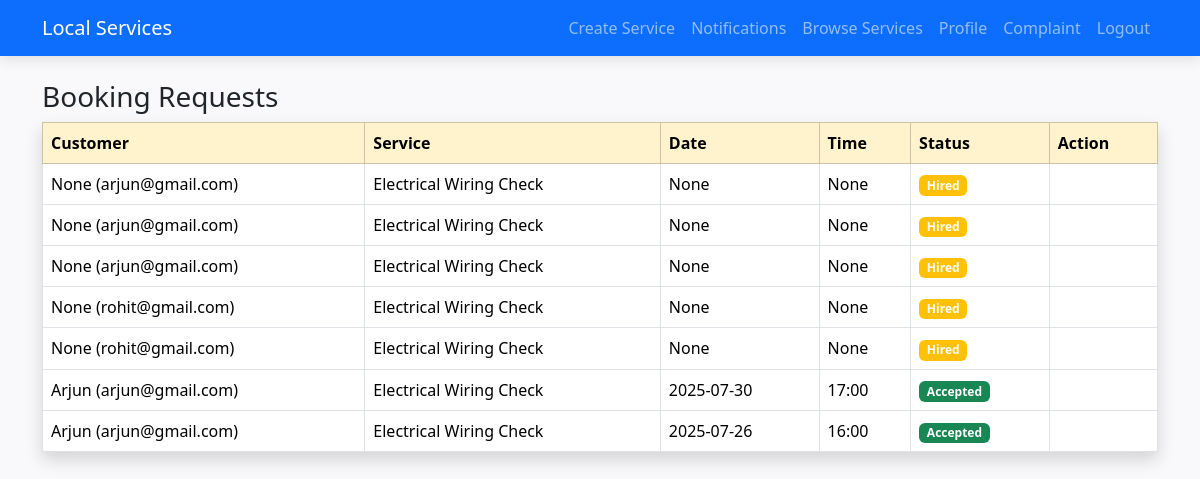
The app's page /provider/notifications (signed in) with its own data.
### app.py (models this page shows, shortened)
class Booking(db.Model):
    id = db.Column(db.Integer, primary_key=True)
    customer_id = db.Column(db.Integer, db.ForeignKey('user.id'), nullable=False)
    provider_id = db.Column(db.Integer, db.ForeignKey('user.id'), nullable=False)
    service_id = db.Column(db.Integer, db.ForeignKey('service.id'), nullable=False)
    customer_name = db.Column(db.String(100))
    age = db.Column(db.Integer)
    gender = db.Column(db.String(20))
    address = db.Column(db.String(200))
    date = db.Column(db.String(50))
    time = db.Column(db.String(50))
    payment_method = db.Column(db.String(20))
    rating = db.Column(db.Integer, default=0)
    status = db.Column(db.String(20), default="Pending")
    timestamp = db.Column(db.DateTime, default=datetime.utcnow)
    service = db.relationship('Service', backref='bookings', lazy=True)
    customer = db.relationship('User', foreign_keys=[customer_id], backref='customer_bookings', lazy=True)
    provider = db.relationship('User', foreign_keys=[provider_id], backref='provider_bookings', lazy=True)

class User(UserMixin, db.Model):
    id = db.Column(db.Integer, primary_key=True)
    username = db.Column(db.String(150), nullable=False, unique=True)
    email = db.Column(db.String(150), nullable=False, unique=True)
    password = db.Column(db.String(150), nullable=False)
    role = db.Column(db.String(50), nullable=False, default='customer')  # customer/provider/admin
    location = db.Column(db.String(100))

class Service(db.Model):
    id = db.Column(db.Integer, primary_key=True)
    provider_id = db.Column(db.Integer, db.ForeignKey('user.id'), nullable=False)
    name = db.Column(db.String(100), nullable=False)
    description = db.Column(db.Text, nullable=False)
    price = db.Column(db.Float, nullable=False)
    location = db.Column(db.String(100), nullable=False)
    is_available = db.Column(db.Boolean, default=True)
    provider = db.relationship('User', backref='services')

### app.py (the view)
@app.route('/provider/notifications')
@login_required
def provider_notifications():
    if current_user.role != "provider":
        flash("Access Denied", "danger")
        return redirect(url_for('index'))
    bookings = Booking.query.filter_by(provider_id=current_user.id).order_by(Booking.timestamp.desc()).all()
    return render_template('provider_notifications.html', bookings=bookings)

### app.py (called while the page is built)
@login_manager.user_loader
def load_user(user_id):
    return User.query.get(int(user_id))

@app.context_processor
def inject_provider_notifications():
    pending_count = 0
    if current_user.is_authenticated and current_user.role == "provider":
        pending_count = Booking.query.filter_by(provider_id=current_user.id, status="Pending").count()
    return dict(provider_pending_count=pending_count)

### templates/provider_notifications.html (shortened to what this page needs)
{% extends "base.html" %}
{% block content %}
<h3>Booking Requests</h3>
<table class="table table-bordered shadow">
    <thead class="table-warning">
        <tr>
            <th>Customer</th>
            <th>Service</th>
            <th>Date</th>
            <th>Time</th>
            <th>Status</th>
            <th>Action</th>
        </tr>
    </thead>
    <tbody>
        {% for b in bookings %}
        <tr>
            <td>{{ b.customer_name }} ({{ b.customer.email }})</td>
            <td>{{ b.service.name }}</td>
            <td>{{ b.date }}</td>
            <td>{{ b.time }}</td>
            <td>
                <span class="badge bg-{{ 'success' if b.status=='Accepted' else 'danger' if b.status=='Rejected' else 'warning' }}">
                    {{ b.status }}
                </span>
            </td>
            <td>
            </td>
        </tr>
        {% endfor %}
    </tbody>
</table>
{% endblock %}

### static/css/style.css (style rules this page uses)
body { background-color: #f9f9fb; font-family: 'Segoe UI', sans-serif; }
.table th, .table td { vertical-align: middle !important; }

### records on screen
Booking: customer_name "None", customer.email "arjun@gmail.com", service.name "Electrical Wiring Check", date "None", time "None", status "Hired"
Booking: customer_name "None", customer.email "arjun@gmail.com", service.name "Electrical Wiring Check", date "None", time "None", status "Hired"
Booking: customer_name "None", customer.email "arjun@gmail.com", service.name "Electrical Wiring Check", date "None", time "None", status "Hired"
Booking: customer_name "None", customer.email "rohit@gmail.com", service.name "Electrical Wiring Check", date "None", time "None", status "Hired"
Booking: customer_name "None", customer.email "rohit@gmail.com", service.name "Electrical Wiring Check", date "None", time "None", status "Hired"
Booking: customer_name "Arjun", customer.email "arjun@gmail.com", service.name "Electrical Wiring Check", date "2025-07-30", time "17:00", status "Accepted"
Booking: customer_name "Arjun", customer.email "arjun@gmail.com", service.name "Electrical Wiring Check", date "2025-07-26", time "16:00", status "Accepted"
